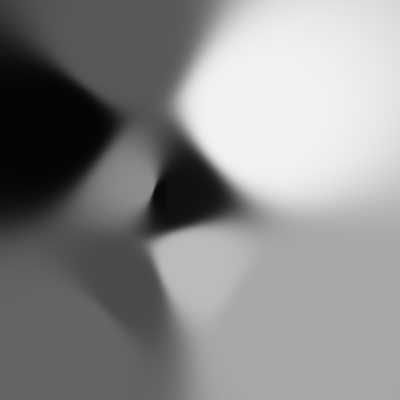
Frame 1 (no input)
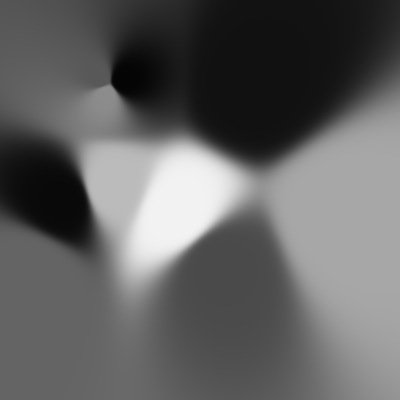
Frame 60 (the mouse pressed at the canvas centre just before this capture)
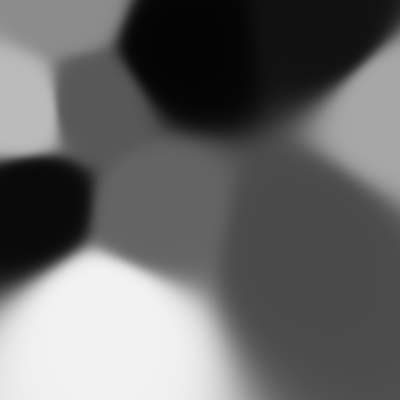
Frame 120 (the mouse held since frame 60 and released just before this capture)

The Processing sketch that drew these frames (run headless with seeded random() and noise(); from frame 60 on, the mouse is pressed at the canvas centre):

// Processing sketch: processing_180796
// ── processing_180796.pde

Observation[] knownObs = new Observation[10];
PImage img;

void setup() {
  // noLoop();
  size(400, 400);
  img = createImage(width, height, RGB);
  newObs();
}

void draw() {
  background(255);
  smooth();
  stroke(0, 0, 0);
  interpolate();
  for (int i = 0; i < knownObs.length; i++) {
    //knownObs[i].display();
    knownObs[i].move();
  }
}

void interpolate() {
  img.loadPixels();
  for (int i = 0; i < width; i++) {
    for (int j = 0; j < height; j++) {
      PVector origin = new PVector(i, j);
      float val = 0.0;
      float totalIDWdistance = 0.0;
      for (int k = 0; k < knownObs.length; k++) {
        float IDWdistance = 1/(pow(PVector.dist(origin, knownObs[k].origin), 8));
        val += knownObs[k].val * IDWdistance;
        totalIDWdistance += IDWdistance;
      }
      val = val/totalIDWdistance;

      color myColor = color(val, val, val);
      img.pixels[j*width+i] = myColor;
    }
  }
  img.updatePixels();
  image(img, 0, 0);
}

void newObs() {
  int border = 50;
  for (int i = 0; i < knownObs.length; i++) {
    PVector origin = new PVector(random(0 + border, width - border), random(0 + border, height - border));
    float val = random(0, 255);
    knownObs[i] = new Observation(origin, val);
  }
}

void mouseClicked() {
  newObs();
}

class Observation {
  PVector origin;
  Float val, yMove, xMove;

  Observation(PVector tempOrigin, Float tempVal) {
    origin = tempOrigin;
    val = tempVal;
    xMove = random(-1, 1);
    yMove = random(-1, 1);
  }

  void display() {
    pushMatrix();
    translate(origin.x, origin.y);
    fill(val);
    ellipse(0, 0, 5, 5);
    popMatrix();
  }

  void move() {
    xMove += random(-0.01, 0.01);
    yMove += random(-0.01, 0.01);
    origin.x += min(xMove, 1);
    origin.y += min(yMove, 1);
    origin.x += max(xMove, -1);
    origin.y += max(yMove, -1);
    if (origin.x >= width || origin.x <= 0) {
      xMove = xMove * -1;
    }
    if (origin.y >= height || origin.y <= 0) {
      yMove = yMove * -1;
    }


    origin.x = min(origin.x, width);
    origin.x = max(origin.x, 0);
    origin.y = min(origin.y, height);
    origin.y = max(origin.y, 0);
  }
}
